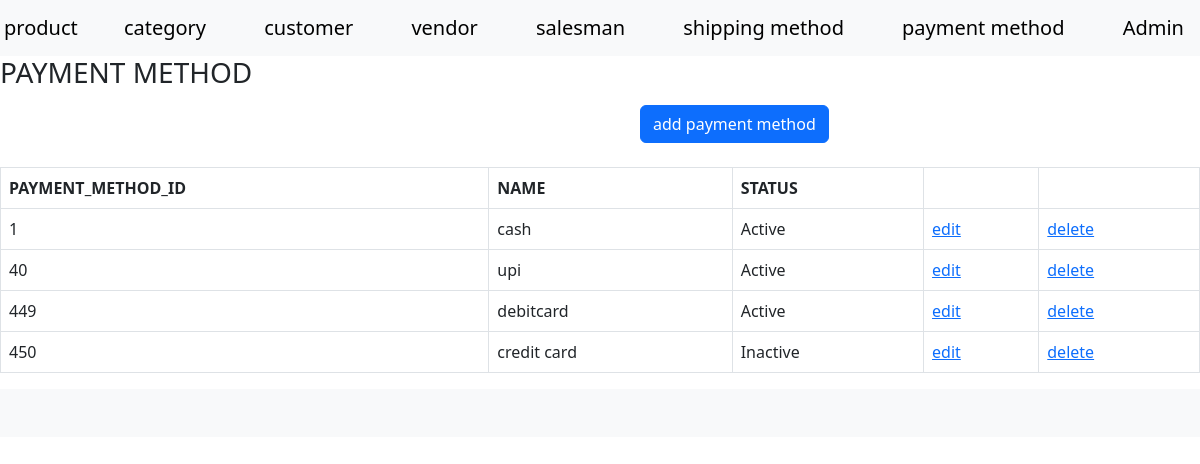
The app's page /index.php?a=grid&c=paymentMethod with its own data.
### tables this page shows
CREATE TABLE `payment_methods` (
  `payment_method_id` int(11) NOT NULL,
  `name` varchar(255) NOT NULL,
  `status` tinyint(4) NOT NULL,
  `created_at` timestamp NOT NULL DEFAULT current_timestamp(),
  `updated_at` timestamp NULL DEFAULT NULL
);

### Model/Core/View.php (called while the page is built, shortened)
<?php
class Model_Core_View
{
	protected $templete = null;
	protected $data = [];
	public function render()
	{
		require_once "View".DS.$this->getTemplete();
	}
    public function getTemplete()
    {
        return $this->templete;
    }
    public function setTemplete($templete)
    {
        $this->templete = $templete;
        return $this;
    }
    public function getData($key = null)
    {
        if(array_key_exists($key, $this->data))
        {
            return $this->data[$key];
        }
        return null;
    }
    public function setData($value)
    {
        $this->data = $value;
        return $this;
    }
    public function getModelUrl()
    {
        return Ccc::getModel('Core_url');
    }
}
 ?>

### Controller/Core/Action.php (called while the page is built, shortened)
<?php
class Controller_Core_Action
{
	protected $view = null;
	public function render()
	{
		$this->getView()->render();
	}
      public function getView()
    {
    	if ($this->view)
    	{
        return $this->view;
    	}
    	$view = Ccc::getModel('Core_View');
    	return $view;
    }
    public function setView($view)
    {
        $this->view = $view;
        return $this;
    }
}
?>

### Controller/PaymentMethod.php (called while the page is built, shortened)
<?php
class Controller_PaymentMethod extends Controller_Core_Action
{
	public function gridAction()
	{
		$modelPaymentMethod =Ccc::getModel('PaymentMethod_Row');
		$sql = "SELECT * FROM `payment_methods`";
		$paymentMethods =$modelPaymentMethod->fetchAll($sql);
		$this->render();
	}
}
?>

### Controller/Core/Front.php (called while the page is built, shortened)
<?php
class Controller_Core_Front
{
	public function getRequest()
	{
		$request = new Model_Core_Request();
		return $request;
	}
	public function init()
	{
		$request = $this->getRequest();
		$action = $request->getActionName().'Action';
		$Controller = new $controllerClassName();
		$Controller->$action();
	}
}
?>

### index.php (called while the page is built, shortened)
<?php
class Ccc
{
	public static function init()
	{
		$front = new Controller_Core_Front();
		$front->init();
	}
	public static function getModel($className)
	{
		return new $className();
	}
}
Ccc::init();
?>

### Model/Core/Url.php (called while the page is built, shortened)
<?php
class Model_Core_Url
{
	public function getCurrentUrl()
	{
	return $_SERVER['REQUEST_SCHEME']."://".$_SERVER['HTTP_HOST'].$_SERVER['REQUEST_URI'];
	}
	public function getUrl($a=null,$c=null, array $perameters=null,$reset = false)
	{
		$request = new Model_Core_Request();
		$final = ['a'=>null,'c'=>null];
		if($reset == false)
		{
		$final = array_merge($final,$request->getParam());
		}
		$url = explode('?', $this->getCurrentUrl());
		($a == null) ? ($final['a'] =$request->getActionName()) : ($final['a'] = $a);
		($c == null) ? ($final['c'] =$request->getControllerName()) : ($final['c'] = $c);
		if($perameters != null)
		{
		$final = array_merge($final,$perameters);
		}
		return $url[0].'?'.http_build_query($final);
	}
}
?>

### Model/Core/Request.php (called while the page is built, shortened)
<?php
class Model_Core_Request
{
	public function getParam($key = null, $value = null)
	{
		if ($key == null)
		{
			return $_GET;
		}
		if(array_key_exists($key, $_GET))
		{
			return $_GET[$key];
		}
		return $value;
	}
	public function getControllerName()
	{
		return $this->getParam('c','index');
	}
}
?>

### Model/Core/Table/Row.php (called while the page is built, shortened)
<?php
class Model_Core_Table_Row
{
	protected $data = [];
    public function __get($key)
    {
        if (array_key_exists($key, $this->data)) {
            return $this->data[$key];
        }
        return null;
    }
    public function setData($data)
    {
        $this->data = $data;
        return $this;
    }
    public function fetchAll($sql)
    {
        $result = $this->getTable()->fetchAll($sql);
        return $result;
    }
    public function getTable()
    {
        $table = new $tableClass();
        return $table;
    }
    public function setTable($table)
    {
        return $this;
    }
    public function setTableClass($tableClass)
    {
        $this->tableClass = $tableClass;
        return $this;
    }
}
?>

### Model/Core/Adapter.php (called while the page is built, shortened)
<?php
class Model_core_Adapter{
	public $serverName="localhost";
	public $userName="root";
	public $password="";
	public $databaseName ="project-krushal-vataliya-04-good";
  	public $connect = null;
	public function connect(){
      if($this->connect == null)
      {
		$this->connect = mysqli_connect($this->serverName, $this->userName, $this->password, $this->databaseName);
      }
      return $this->connect;
	  }
   public function fetchAll($query){
   	$result =$this->connect()->query($query);
   		return $result->fetch_all(MYSQLI_ASSOC);
   }
}
?>

### Model/Core/Table.php (called while the page is built, shortened)
<?php
class Model_Core_Table
{
	public function getAdapter()
	{
		$adapter = new Model_Core_Adapter();
		return $adapter;
	}
    public function setTableName($tableName)
    {
        return $this;
    }
    public function setPrimaryKey($primaryKey)
    {
        return $this;
    }
    public function fetchAll($query = null)
	{
		return $this->getAdapter()->fetchAll($query);
	}
}
?>

### Model/PaymentMethod.php (called while the page is built, shortened)
<?php
class Model_PaymentMethod extends Model_Core_Table
{
	public function getStatusOptions()
	{
		return [
			self::STATUS_ACTIVE => self::STATUS_ACTIVE_LBL,
			self::STATUS_INACTIVE => self::STATUS_INACTIVE_LBL
		];
	}
}
?>

### Model/PaymentMethod/Row.php (called while the page is built, shortened)
<?php
class Model_PaymentMethod_Row extends Model_Core_Table_Row
{
	public function getStatusText()
	{
		$statuses = $this->getTable()->getStatusOptions();
		if (array_key_exists($this->status, $statuses))
		{
			return $statuses[$this->status];
		}
			return $statuses[ Model_PaymentMethod::STATUS_DEFAULT];
	}
}
?>

### View/payment_method/grid.phtml (the view, shortened to what this page needs)
<?php
$payment_methods = $this->getData('paymentMethods');
?>
<!DOCTYPE html>
<html>
  <head>
    <link rel="stylesheet" href="Model/Skin/css/style.css">
  </head>
  <body>
    <?php require_once "View/html/header.phtml" ?>
    <div><div><h3>PAYMENT METHOD</h3></div><div style="margin-left:640px;margin-top: 15px;"><a  class="btn btn-primary" href="<?php echo $this->getModelUrl()->getUrl('add'); ?>">
    add payment method
  </a></div></div>
  <br>
  <table class="table table-bordered">
    <tr>
      <th> PAYMENT_METHOD_ID</th>
      <th> NAME</th>
      <th> STATUS</th>
      <th> </th>
      <th> </th>
    </tr>
    <?php if (!$payment_methods): ?>
    <td colspan="5" >data not found </td>
    <?php else:?>
    <?php
    foreach ($payment_methods as $payment_method): ?>
    <tr>
      <td><?php echo $payment_method->payment_method_id ?></td>
      <td> <?php echo $payment_method->name ?></td>
      <td> <?php echo $payment_method->getStatusText() ?></td>
      <td><a href="<?php echo $this->getModelUrl()->getUrl('edit', null, ['payment_method_id' => $payment_method->payment_method_id]); ?>">edit</a></td>
      <td><a href="<?php echo $this->getModelUrl()->getUrl('delete', null, ['payment_method_id' => $payment_method->payment_method_id]); ?>?a=delete&c=paymentmethod&payment_method_id=<?php echo $payment_method->payment_method_id ?>">delete<a></td>
    </tr>
    <?php endforeach; ?>
    <?php endif;?>
  </table>
</body>
<?php require_once "View/html/footer.phtml" ?>
</html>

### records on screen
payment_methods: payment_method_id "1", name "cash", status "Active"
payment_methods: payment_method_id "40", name "upi", status "Active"
payment_methods: payment_method_id "449", name "debitcard", status "Active"
payment_methods: payment_method_id "450", name "credit card", status "Inactive"
